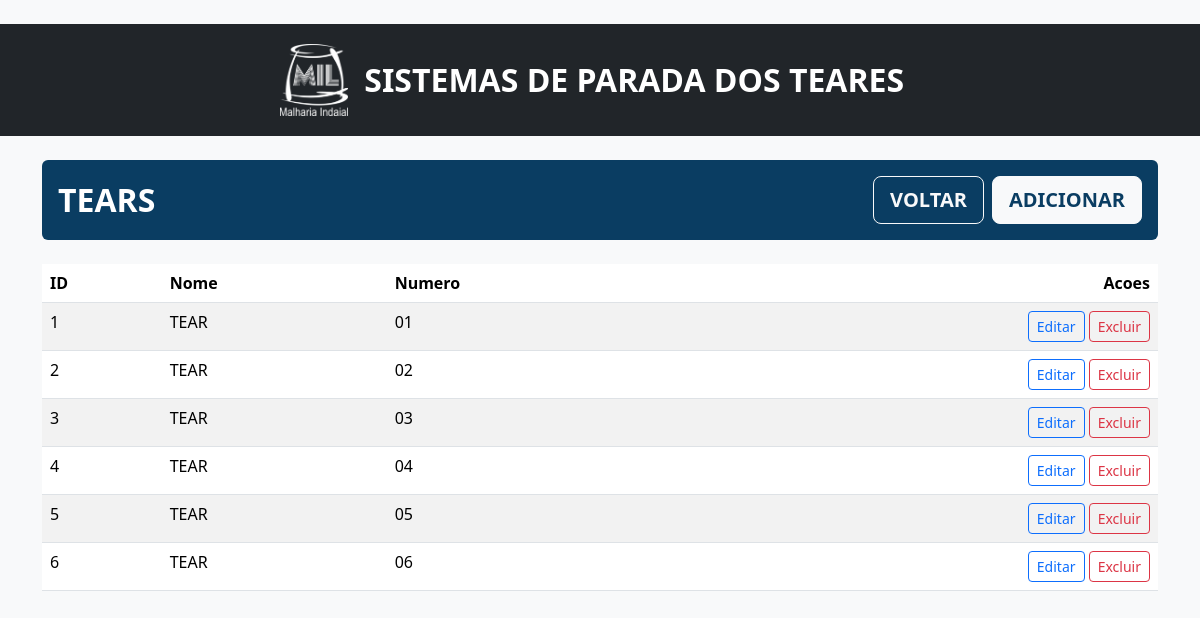
Page /looms (signed in) on the committed database.
### tables this page shows
CREATE TABLE "looms" (
                    id INTEGER PRIMARY KEY AUTOINCREMENT,
                    name TEXT NOT NULL,
                    number TEXT NOT NULL UNIQUE
                );

### app.py (the view)
@app.route('/looms')
@login_required
@level_required([5, 6])
def looms_list():
    db = get_db()
    looms = db.execute('''
        SELECT l.id, l.name, l.number
        FROM looms l
        ORDER BY l.number
    ''').fetchall()
    return render_template('looms.html', looms=looms)

### app.py (called while the page is built)
def user_level() -> int:
    try:
        return int(session.get('level', 0))
    except Exception:
        return 0

def level_required(allowed_levels):
    def decorator(func):
        @wraps(func)
        def wrapper(*args, **kwargs):
            if user_level() not in allowed_levels:
                flash('Acesso negado.', 'danger')
                return redirect(url_for('dashboard'))
            return func(*args, **kwargs)
        return wrapper
    return decorator

def login_required(view):
    @wraps(view)
    def wrapped(*args, **kwargs):
        if 'user_id' not in session:
            flash('Faça login para continuar.', 'warning')
            return redirect(url_for('login'))
        return view(*args, **kwargs)
    return wrapped

@app.context_processor
def inject_helpers():
    return {
        'day_label': day_label,
        'format_total': format_total,
        'user_level': user_level,
        'level_allowed': level_allowed,
    }

def ensure_reasons_seed(db: sqlite3.Connection) -> None:
    existing_codes = {row['code'] for row in db.execute('SELECT code FROM reasons').fetchall()}
    missing = [(code, desc) for code, desc in REASONS_SEED if code not in existing_codes]
    if missing:
        db.executemany('INSERT OR IGNORE INTO reasons (code, description) VALUES (?, ?)', missing)
        db.commit()

### templates/looms.html
﻿{% extends "base.html" %}
{% block content %}
<div class="d-flex align-items-center justify-content-between mb-4 p-3 rounded" style="background:#0a3d62; color:#fff;">
  <h2 class="mb-0 fw-bold text-uppercase">TEARS</h2>
  <div class="d-flex gap-2">
    <a class="btn btn-outline-light btn-lg fw-bold text-uppercase" href="{{ url_for('dashboard') }}">Voltar</a>
    <a class="btn btn-light btn-lg fw-bold text-uppercase" style="color:#0a3d62;" href="{{ url_for('looms_create') }}">Adicionar</a>
  </div>
</div>
<table class="table table-striped">
  <thead>
    <tr>
      <th>ID</th>
      <th>Nome</th>
      <th>Numero</th>
      <th class="text-end">Acoes</th>
    </tr>
  </thead>
  <tbody>
    {% for l in looms %}
    <tr>
      <td>{{ l.id }}</td>
      <td>{{ l.name }}</td>
      <td>{{ l.number }}</td>
      <td class="text-end">
        <a class="btn btn-sm btn-outline-primary" href="{{ url_for('looms_edit', loom_id=l.id) }}">Editar</a>
        <form method="post" action="{{ url_for('looms_delete', loom_id=l.id) }}" class="d-inline" onsubmit="return confirm('Remover tear?');">
          <button class="btn btn-sm btn-outline-danger">Excluir</button>
        </form>
      </td>
    </tr>
    {% endfor %}
  </tbody>
</table>
{% endblock %}

### rows in the picture
looms: id "1", name "TEAR", number "01"
looms: id "2", name "TEAR", number "02"
looms: id "3", name "TEAR", number "03"
looms: id "4", name "TEAR", number "04"
looms: id "5", name "TEAR", number "05"
looms: id "6", name "TEAR", number "06"
